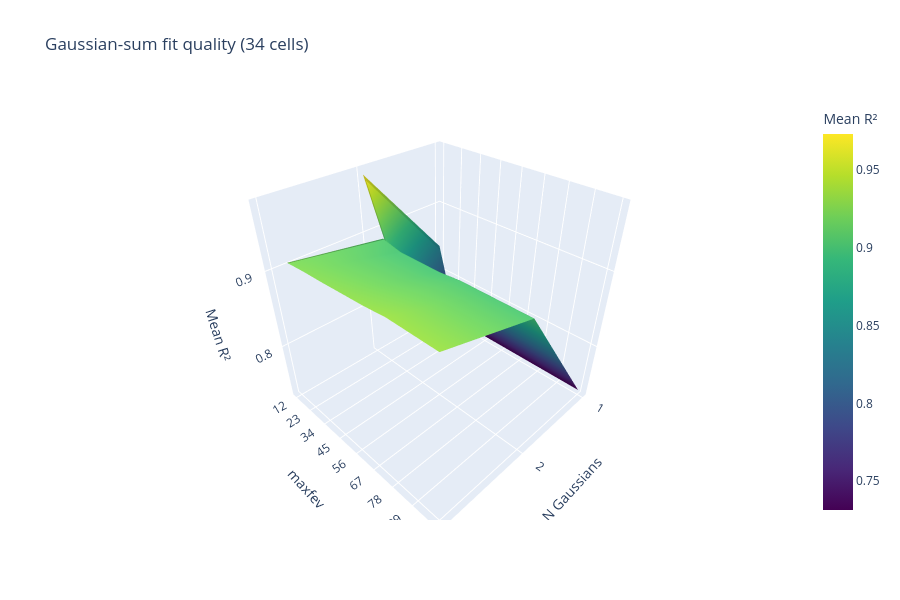
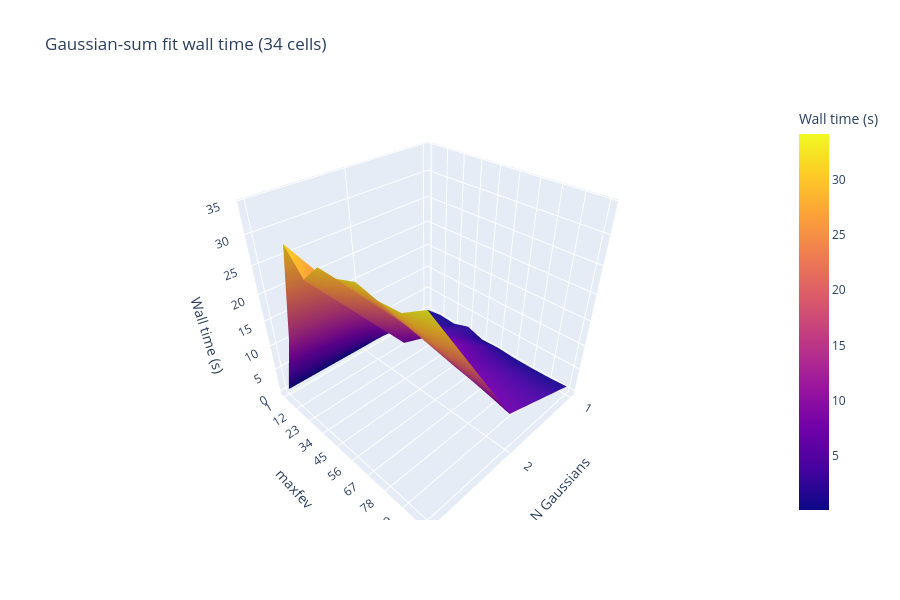

Source (notebook cell) for these figures, in order:
### Code cell
plot_mean_r2_by_n_and_maxfev(r2_grid, n_cells=len(cell_indices),log_scale=False)
plot_wall_time_by_n_and_maxfev(r2_grid, n_cells=len(cell_indices),log_scale=False)

r2_grid

### Figure 1 — Plotly figure (JSON) as saved in the notebook; plotly's stock layout.template omitted (floating-point values rounded to 4 significant figures)
{"data": [{"colorbar": {"title": {"text": "Mean R²"}}, "colorscale": [[0, "#440154"], [0.1111, "#482878"], [0.2222, "#3e4989"], [0.3333, "#31688e"], [0.4444, "#26828e"], [0.5556, "#1f9e89"], [0.6667, "#35b779"], [0.7778, "#6ece58"], [0.8889, "#b5de2b"], [1, "#fde725"]], "customdata": [[1, 1, 1], [12, 12, 12], [23, 23, 23], [34, 34, 34], [45, 45, 45], [56, 56, 56], [67, 67, 67], [78, 78, 78], [89, 89, 89], [100, 100, 100]], "hovertemplate": "N=%{x}<br>maxfev=%{customdata}<br>Mean R²=%{z:.4f}<extra></extra>", "type": "surface", "x": [1, 2, 3], "y": [1, 12, 23, 34, 45, 56, 67, 78, 89, 100], "z": [[NaN, NaN, NaN], [0.839, 0.9731, NaN], [0.741, 0.9049, 0.9224], [0.7314, 0.8992, 0.9249], [0.7314, 0.8992, 0.9265], [0.7314, 0.8992, 0.9286], [0.7314, 0.9018, 0.9306], [0.7314, 0.9018, 0.9338], [0.7314, 0.9018, 0.9338], [0.7314, 0.9018, 0.9338]]}], "layout": {"height": 600, "scene": {"xaxis": {"tickmode": "array", "tickvals": [1, 2, 3], "title": {"text": "N Gaussians"}}, "yaxis": {"tickmode": "array", "ticktext": ["1", "12", "23", "34", "45", "56", "67", "78", "89", "100"], "tickvals": [1, 12, 23, 34, 45, 56, 67, 78, 89, 100], "title": {"text": "maxfev"}}, "zaxis": {"title": {"text": "Mean R²"}}}, "title": {"text": "Gaussian-sum fit quality (34 cells)"}, "width": 900}}

### Figure 2 — Plotly figure (JSON) as saved in the notebook; plotly's stock layout.template omitted (floating-point values rounded to 4 significant figures)
{"data": [{"colorbar": {"title": {"text": "Wall time (s)"}}, "colorscale": [[0, "#0d0887"], [0.1111, "#46039f"], [0.2222, "#7201a8"], [0.3333, "#9c179e"], [0.4444, "#bd3786"], [0.5556, "#d8576b"], [0.6667, "#ed7953"], [0.7778, "#fb9f3a"], [0.8889, "#fdca26"], [1, "#f0f921"]], "customdata": [[1, 1, 1], [12, 12, 12], [23, 23, 23], [34, 34, 34], [45, 45, 45], [56, 56, 56], [67, 67, 67], [78, 78, 78], [89, 89, 89], [100, 100, 100]], "hovertemplate": "N=%{x}<br>maxfev=%{customdata}<br>Wall time (s)=%{z:.2f}<extra></extra>", "type": "surface", "x": [1, 2, 3], "y": [1, 12, 23, 34, 45, 56, 67, 78, 89, 100], "z": [[0.1892, 0.1423, 0.3508], [0.7791, 4.431, 13.28], [0.5558, 7.841, 31.36], [1.756, 7.375, 27.57], [0.6075, 11.29, 31.0], [0.8354, 11.52, 31.01], [0.5941, 9.367, 32.24], [0.5787, 8.719, 31.51], [0.6808, 7.91, 31.83], [0.9664, 6.981, 34.1]]}], "layout": {"height": 600, "scene": {"xaxis": {"tickmode": "array", "tickvals": [1, 2, 3], "title": {"text": "N Gaussians"}}, "yaxis": {"tickmode": "array", "ticktext": ["1", "12", "23", "34", "45", "56", "67", "78", "89", "100"], "tickvals": [1, 12, 23, 34, 45, 56, 67, 78, 89, 100], "title": {"text": "maxfev"}}, "zaxis": {"title": {"text": "Wall time (s)"}}}, "title": {"text": "Gaussian-sum fit wall time (34 cells)"}, "width": 900}}
